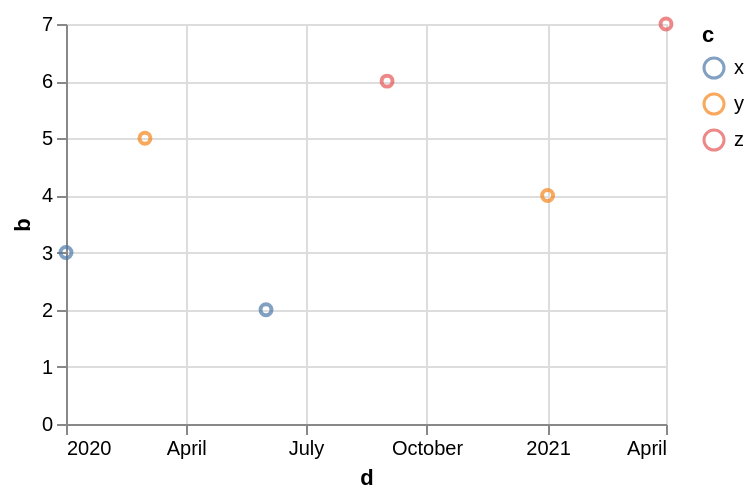

The specification (Vega-Lite) saved for this image:
### Vega-Lite specification from a JSON file in a GitHub repository (floating-point values rounded to 4 significant figures)
{"$schema": "https://vega.github.io/schema/vega-lite/v6.json", "data": {"values": [{"a": 1, "b": 3, "c": "x", "d": "2020-01-01"}, {"a": 2, "b": 5, "c": "y", "d": "2020-03-01"}, {"a": 3, "b": 2, "c": "x", "d": "2020-06-01"}, {"a": 4, "b": 6, "c": "z", "d": "2020-09-01"}, {"a": 5, "b": 4, "c": "y", "d": "2021-01-01"}, {"a": 6, "b": 7, "c": "z", "d": "2021-04-01"}]}, "width": 300, "height": 200, "params": [{"name": "brush", "select": {"type": "interval", "encodings": ["x"]}}], "mark": "point", "encoding": {"x": {"field": "d", "type": "temporal"}, "y": {"field": "b", "type": "quantitative"}, "color": {"condition": {"param": "brush", "field": "c", "type": "nominal"}, "value": "lightgray"}}}
